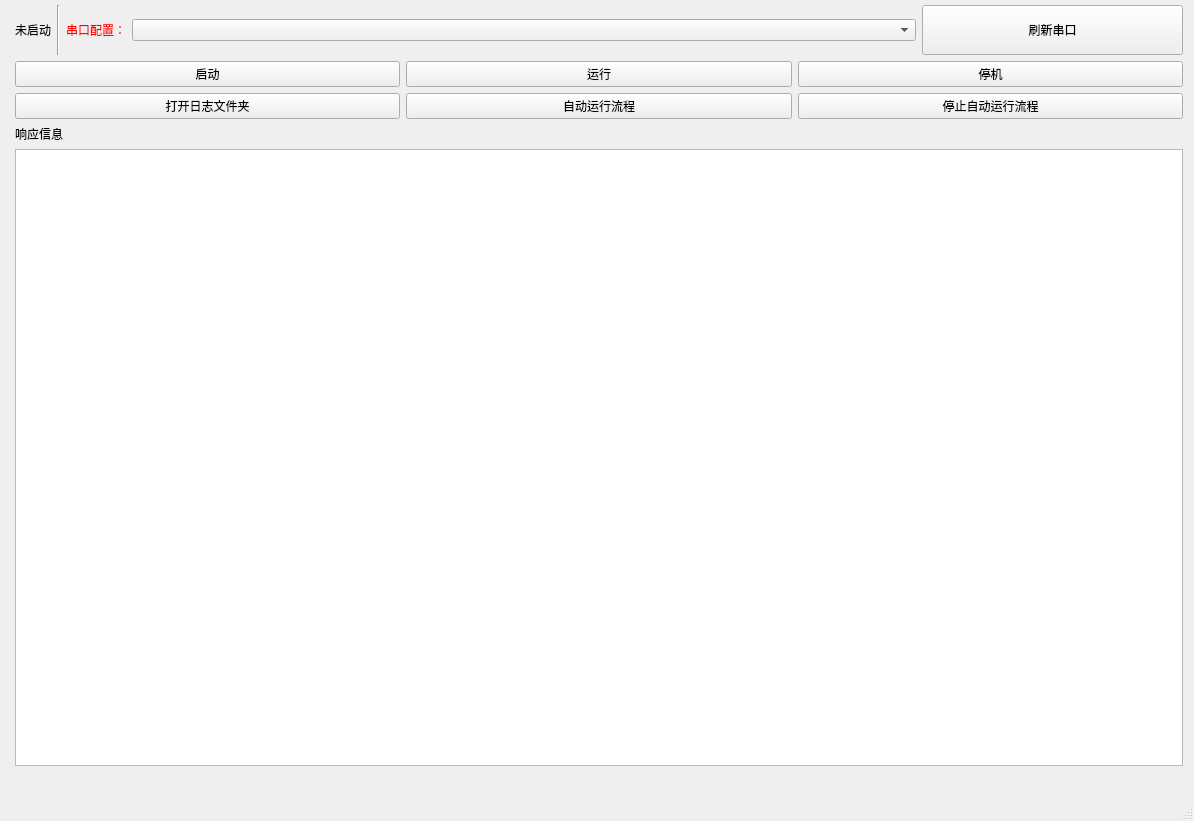
<?xml version="1.0" encoding="UTF-8"?>
<ui version="4.0">
 <class>UFC_UGC_ZOS_window</class>
 <widget class="QMainWindow" name="UFC_UGC_ZOS_window">
  <property name="geometry">
   <rect>
    <x>0</x>
    <y>0</y>
    <width>1194</width>
    <height>821</height>
   </rect>
  </property>
  <property name="windowTitle">
   <string>MainWindow</string>
  </property>
  <widget class="QWidget" name="centralwidget">
   <widget class="QWidget" name="verticalLayoutWidget_3">
    <property name="geometry">
     <rect>
      <x>10</x>
      <y>0</y>
      <width>1178</width>
      <height>771</height>
     </rect>
    </property>
    <layout class="QVBoxLayout" name="verticalLayout_2" stretch="0,0,0,0">
     <property name="sizeConstraint">
      <enum>QLayout::SetMinAndMaxSize</enum>
     </property>
     <property name="leftMargin">
      <number>5</number>
     </property>
     <property name="topMargin">
      <number>5</number>
     </property>
     <property name="rightMargin">
      <number>5</number>
     </property>
     <property name="bottomMargin">
      <number>5</number>
     </property>
     <item>
      <layout class="QHBoxLayout" name="horizontalLayout" stretch="0,0,0,3,1">
       <property name="sizeConstraint">
        <enum>QLayout::SetMaximumSize</enum>
       </property>
       <item>
        <widget class="QLabel" name="state_label">
         <property name="text">
          <string>未启动</string>
         </property>
        </widget>
       </item>
       <item>
        <widget class="Line" name="line">
         <property name="orientation">
          <enum>Qt::Vertical</enum>
         </property>
        </widget>
       </item>
       <item>
        <widget class="QLabel" name="label_3">
         <property name="styleSheet">
          <string notr="true">QLabel{
color:red;
}</string>
         </property>
         <property name="text">
          <string>串口配置：</string>
         </property>
        </widget>
       </item>
       <item>
        <widget class="QComboBox" name="port_combox">
         <property name="minimumSize">
          <size>
           <width>250</width>
           <height>0</height>
          </size>
         </property>
        </widget>
       </item>
       <item>
        <widget class="QPushButton" name="refresh_port_btn">
         <property name="minimumSize">
          <size>
           <width>0</width>
           <height>50</height>
          </size>
         </property>
         <property name="text">
          <string>刷新串口</string>
         </property>
        </widget>
       </item>
      </layout>
     </item>
     <item>
      <layout class="QHBoxLayout" name="horizontalLayout_3">
       <item>
        <widget class="QPushButton" name="start_btn">
         <property name="text">
          <string>启动</string>
         </property>
        </widget>
       </item>
       <item>
        <widget class="QPushButton" name="run_btn">
         <property name="text">
          <string>运行</string>
         </property>
        </widget>
       </item>
       <item>
        <widget class="QPushButton" name="stop_btn">
         <property name="text">
          <string>停机</string>
         </property>
        </widget>
       </item>
      </layout>
     </item>
     <item>
      <layout class="QHBoxLayout" name="horizontalLayout_2">
       <property name="rightMargin">
        <number>0</number>
       </property>
       <item>
        <widget class="QPushButton" name="open_log_btn">
         <property name="text">
          <string>打开日志文件夹</string>
         </property>
        </widget>
       </item>
       <item>
        <widget class="QPushButton" name="auto_btn">
         <property name="text">
          <string>自动运行流程</string>
         </property>
        </widget>
       </item>
       <item>
        <widget class="QPushButton" name="disabled_auto_btn">
         <property name="text">
          <string>停止自动运行流程</string>
         </property>
        </widget>
       </item>
      </layout>
     </item>
     <item>
      <layout class="QVBoxLayout" name="verticalLayout" stretch="1">
       <item>
        <layout class="QVBoxLayout" name="verticalLayout_3" stretch="0,1">
         <item>
          <widget class="QLabel" name="label_4">
           <property name="sizePolicy">
            <sizepolicy hsizetype="Minimum" vsizetype="Minimum">
             <horstretch>0</horstretch>
             <verstretch>0</verstretch>
            </sizepolicy>
           </property>
           <property name="text">
            <string>响应信息</string>
           </property>
          </widget>
         </item>
         <item>
          <widget class="QListWidget" name="responselist"/>
         </item>
        </layout>
       </item>
      </layout>
     </item>
    </layout>
   </widget>
  </widget>
  <widget class="QMenuBar" name="menubar">
   <property name="geometry">
    <rect>
     <x>0</x>
     <y>0</y>
     <width>1194</width>
     <height>22</height>
    </rect>
   </property>
  </widget>
  <widget class="QStatusBar" name="statusbar"/>
 </widget>
 <resources/>
 <connections/>
</ui>
